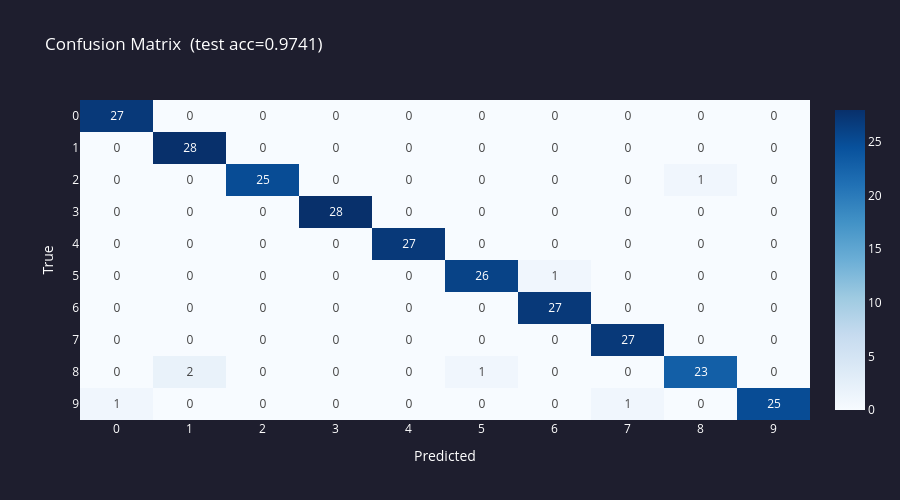

The code cell stored with this chart in its notebook:
### Markdown cell above
---
## Macierz pomyłek

### Code cell
import plotly.graph_objects as go

y_pred = np.argmax(model._forward(X_test), axis=1)
n_classes = 10
cm = np.zeros((n_classes, n_classes), dtype=int)
for true, pred in zip(y_test, y_pred):
    cm[true][pred] += 1

fig_cm = go.Figure(go.Heatmap(
    z=cm,
    x=[str(i) for i in range(n_classes)],
    y=[str(i) for i in range(n_classes)],
    colorscale='Blues',
    text=cm, texttemplate='%{text}',
    hovertemplate='True: %{y}<br>Pred: %{x}<br>Count: %{z}<extra></extra>',
))
fig_cm.update_layout(
    title=f'Confusion Matrix  (test acc={test_acc:.4f})',
    xaxis_title='Predicted', yaxis_title='True',
    plot_bgcolor='#1e1e2e', paper_bgcolor='#1e1e2e',
    font=dict(color='white'), height=500,
    yaxis=dict(autorange='reversed'),
)
fig_cm.show()

### Figure 1 — Plotly figure (JSON) as saved in the notebook; plotly's stock layout.template omitted (floating-point values rounded to 4 significant figures)
{"data": [{"colorscale": [[0, "rgb(247,251,255)"], [0.125, "rgb(222,235,247)"], [0.25, "rgb(198,219,239)"], [0.375, "rgb(158,202,225)"], [0.5, "rgb(107,174,214)"], [0.625, "rgb(66,146,198)"], [0.75, "rgb(33,113,181)"], [0.875, "rgb(8,81,156)"], [1, "rgb(8,48,107)"]], "hovertemplate": "True: %{y}<br>Pred: %{x}<br>Count: %{z}<extra></extra>", "text": [[27, 0, 0, 0, 0, 0, 0, 0, 0, 0], [0, 28, 0, 0, 0, 0, 0, 0, 0, 0], [0, 0, 25, 0, 0, 0, 0, 0, 1, 0], [0, 0, 0, 28, 0, 0, 0, 0, 0, 0], [0, 0, 0, 0, 27, 0, 0, 0, 0, 0], [0, 0, 0, 0, 0, 26, 1, 0, 0, 0], [0, 0, 0, 0, 0, 0, 27, 0, 0, 0], [0, 0, 0, 0, 0, 0, 0, 27, 0, 0], [0, 2, 0, 0, 0, 1, 0, 0, 23, 0], [1, 0, 0, 0, 0, 0, 0, 1, 0, 25]], "texttemplate": "%{text}", "type": "heatmap", "x": ["0", "1", "2", "3", "4", "5", "6", "7", "8", "9"], "y": ["0", "1", "2", "3", "4", "5", "6", "7", "8", "9"], "z": [[27, 0, 0, 0, 0, 0, 0, 0, 0, 0], [0, 28, 0, 0, 0, 0, 0, 0, 0, 0], [0, 0, 25, 0, 0, 0, 0, 0, 1, 0], [0, 0, 0, 28, 0, 0, 0, 0, 0, 0], [0, 0, 0, 0, 27, 0, 0, 0, 0, 0], [0, 0, 0, 0, 0, 26, 1, 0, 0, 0], [0, 0, 0, 0, 0, 0, 27, 0, 0, 0], [0, 0, 0, 0, 0, 0, 0, 27, 0, 0], [0, 2, 0, 0, 0, 1, 0, 0, 23, 0], [1, 0, 0, 0, 0, 0, 0, 1, 0, 25]]}], "layout": {"font": {"color": "white"}, "height": 500, "paper_bgcolor": "#1e1e2e", "plot_bgcolor": "#1e1e2e", "title": {"text": "Confusion Matrix  (test acc=0.9741)"}, "xaxis": {"title": {"text": "Predicted"}}, "yaxis": {"autorange": "reversed", "title": {"text": "True"}}}}
